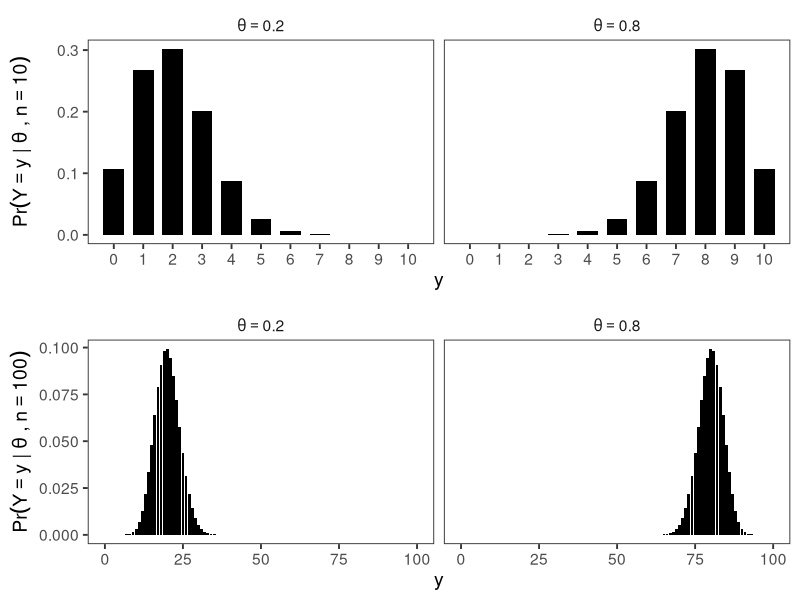

Recreate this plot in R.
## ---- chunk 1
library(ggplot2)
library(dplyr)
library(tidyr)
library(cowplot)

# helper: make facet labels parse as plotmath
make_theta_labels <- function(df) {
  df %>%
    mutate(theta_lab = paste0("theta==", as.character(theta)))
}

# -------------------------
# Figure for n = 10
# -------------------------
n_val <- 10
thetas <- c(0.2, 0.8)

df10 <- expand_grid(theta = thetas, y = 0:n_val) %>%
  mutate(p = dbinom(y, size = n_val, prob = theta)) %>%
  make_theta_labels()

p10 <- ggplot(df10, aes(x = y, y = p)) +
  geom_col(width = 0.7, fill = "black") +
  facet_wrap(~ theta_lab, nrow = 1, labeller = label_parsed) +
  scale_x_continuous(breaks = 0:n_val) +
  labs(
    x = "y",
    y = expression(Pr(Y == y ~ "|" ~ theta ~ "," ~ n == 10))
  ) +
  theme_bw(base_size = 14) +
  theme(
    panel.grid = element_blank(),
    strip.background = element_blank()
  )

# -------------------------
# Figure for n = 100
# -------------------------
n_val <- 100

df100 <- expand_grid(theta = thetas, y = 0:n_val) %>%
  mutate(p = dbinom(y, size = n_val, prob = theta)) %>%
  make_theta_labels()

p100 <- ggplot(df100, aes(x = y, y = p)) +
  geom_col(width = 0.9, fill = "black") +
  facet_wrap(~ theta_lab, nrow = 1, labeller = label_parsed) +
  labs(
    x = "y",
    y = expression(Pr(Y == y ~ "|" ~ theta ~ "," ~ n == 100))
  ) +
  theme_bw(base_size = 14) +
  theme(
    panel.grid = element_blank(),
    strip.background = element_blank()
  )

# -------------------------
# Combine using cowplot
# -------------------------
final_plot <- plot_grid(p10, p100, ncol = 1, align = "v")
final_plot
